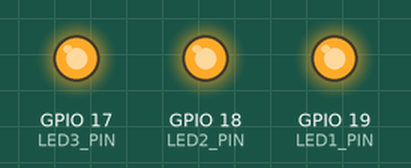
This sketch was run on a simulated ESP32. Shown: output pins drawn as LEDs (lit = HIGH).

Above: at 0.15 s.
At 2.55 s:
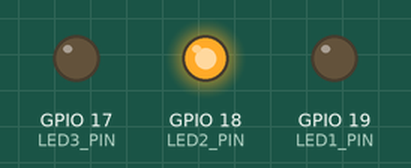
At 5.05 s:
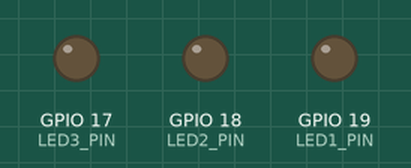
At 7.6 s:
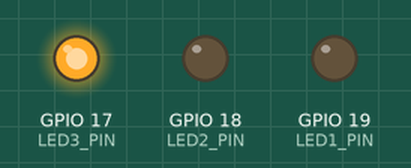
At 10.0 s:
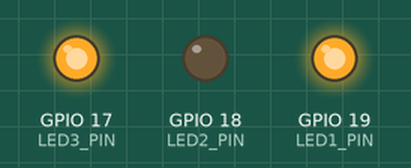
Timing chart, 0 to 11.3 s (numbered marks = the images above):
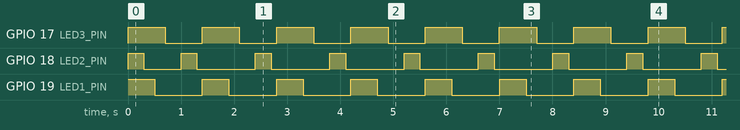

The sketch:

baitap_freertos_semaphore_bai_1.ino
```cpp
#include <Arduino.h>
#include <freertos/FreeRTOS.h>
#include <freertos/task.h>
#include <freertos/semphr.h>

#define LED1_PIN 19
#define LED2_PIN 18
#define LED3_PIN 17

SemaphoreHandle_t xSemaphore1;
SemaphoreHandle_t xSemaphore2;
SemaphoreHandle_t xSemaphore3;

void setup() {
  // Khởi tạo các chân LED
  pinMode(LED1_PIN, OUTPUT);
  pinMode(LED2_PIN, OUTPUT);
  pinMode(LED3_PIN, OUTPUT);

  // Tạo Semaphore cho mỗi LED
  xSemaphore1 = xSemaphoreCreateBinary();
  xSemaphore2 = xSemaphoreCreateBinary();
  xSemaphore3 = xSemaphoreCreateBinary();

  if (xSemaphore1 != NULL) {
    xSemaphoreGive(xSemaphore1);
  }
  if (xSemaphore2 != NULL) {
    xSemaphoreGive(xSemaphore2);
  }
  if (xSemaphore3 != NULL) {
    xSemaphoreGive(xSemaphore3);
  }

  // Tạo các task để điều khiển đèn LED
  xTaskCreate(taskLed1, "Task LED 1", 1000, NULL, 1, NULL);
  xTaskCreate(taskLed2, "Task LED 2", 1000, NULL, 1, NULL);
  xTaskCreate(taskLed3, "Task LED 3", 1000, NULL, 1, NULL);
}

void loop() {
  // Không làm gì trong loop
}

void taskLed1(void *pvParameters) {
  (void) pvParameters;
  for (;;) {
    if (xSemaphoreTake(xSemaphore1, portMAX_DELAY) == pdTRUE) {
      digitalWrite(LED1_PIN, HIGH);
      vTaskDelay(500 / portTICK_PERIOD_MS);
      digitalWrite(LED1_PIN, LOW);
      vTaskDelay(500 / portTICK_PERIOD_MS);
      xSemaphoreGive(xSemaphore2); // Phát hành Semaphore cho task tiếp theo
    }
  }
}

void taskLed2(void *pvParameters) {
  (void) pvParameters;
  for (;;) {
    if (xSemaphoreTake(xSemaphore2, portMAX_DELAY) == pdTRUE) {
      digitalWrite(LED2_PIN, HIGH);
      vTaskDelay(300 / portTICK_PERIOD_MS);
      digitalWrite(LED2_PIN, LOW);
      vTaskDelay(300 / portTICK_PERIOD_MS);
      xSemaphoreGive(xSemaphore3); // Phát hành Semaphore cho task tiếp theo
    }
  }
}

void taskLed3(void *pvParameters) {
  (void) pvParameters;
  for (;;) {
    if (xSemaphoreTake(xSemaphore3, portMAX_DELAY) == pdTRUE) {
      digitalWrite(LED3_PIN, HIGH);
      vTaskDelay(700 / portTICK_PERIOD_MS);
      digitalWrite(LED3_PIN, LOW);
      vTaskDelay(700 / portTICK_PERIOD_MS);
      xSemaphoreGive(xSemaphore1); // Phát hành Semaphore cho task tiếp theo
    }
  }
}
```

Measured:
- by itself, GPIO 17 (LED3_PIN): alternates HIGH for 0.70 s and LOW for 0.70 s
- by itself, GPIO 18 (LED2_PIN): goes HIGH 0.30 s, LOW 0.70 s, 92 × (HIGH 0.30 s, LOW 1.1 s), then HIGH
- by itself, GPIO 19 (LED1_PIN): alternates HIGH for 0.50 s and LOW for 0.90 s
